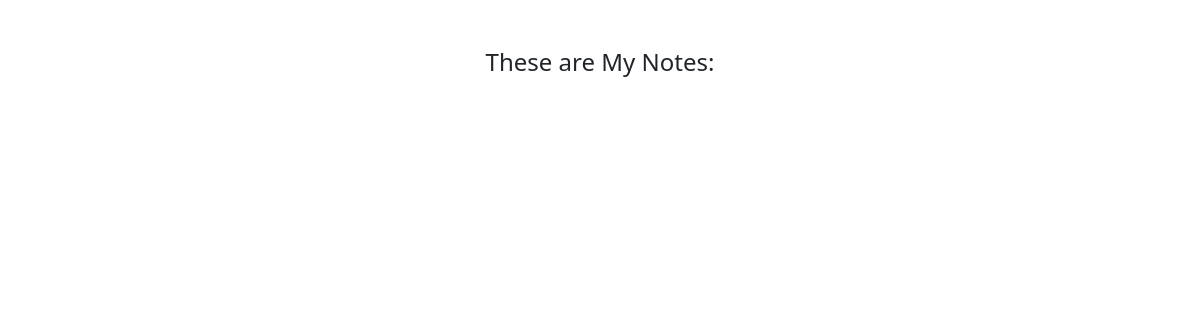
Before: /mit/notes/ with the older database file.
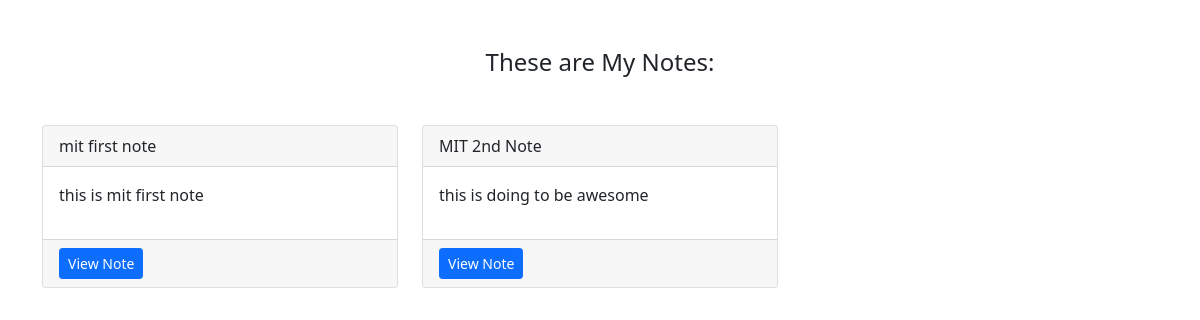
After: the same page with the newer database file.
### notes/models.py (models this page shows)
class Notes(models.Model):
    title = models.CharField(max_length=200)
    text = models.TextField()
    created = models.DateTimeField(auto_now_add=True)

### notes/views.py (the view)
# urls.py: path('notes/', views.NotesListView.as_view(), name='my-notes'),
class NotesListView(ListView):
    model = Notes
    context_object_name = 'notes'

### notes/templates/notes/notes_list.html
{% extends 'base.html' %}
{% load static %}
{% block content %}
<div class="row">
    <div class="col">
        <div class="notes_list_heading text-center mb-5">
            <h1 class="fs-4">These are My Notes:</h1>
        </div>
    </div>
</div>
<div class="row">
    {% for note in notes%}
    <div class="col-md-4">
        <div class="card mb-4">
            <div class="card-header">{{note.title}}</div>
            <div class="card-body">
                <p>{{note.text|truncatechars:100}}</p>
            </div>
            <div class="card-footer">
                <a href="{% url 'my-notes-detail' pk=note.id %}" class="btn btn-primary btn-sm">View Note</a>
            </div>
        </div>
    </div>
    {% endfor %}
</div>
{% endblock %}

### static/templates/base.html (shortened to what this page needs)
{% load static %}
<!DOCTYPE html>
<html lang="en">
<head>
    <link rel="stylesheet" href="https://cdn.jsdelivr.net/npm/bootstrap@5.0.2/dist/css/bootstrap.min.css">
</head>
<body>
    <div class="container my-5">
        {% block content %}
        {% endblock content %}
    </div>
</body>
</html>

Changed rows visible on the page:
added Notes: title "mit first note", text "this is mit first note"
added Notes: title "MIT 2nd Note", text "this is doing to be awesome"
